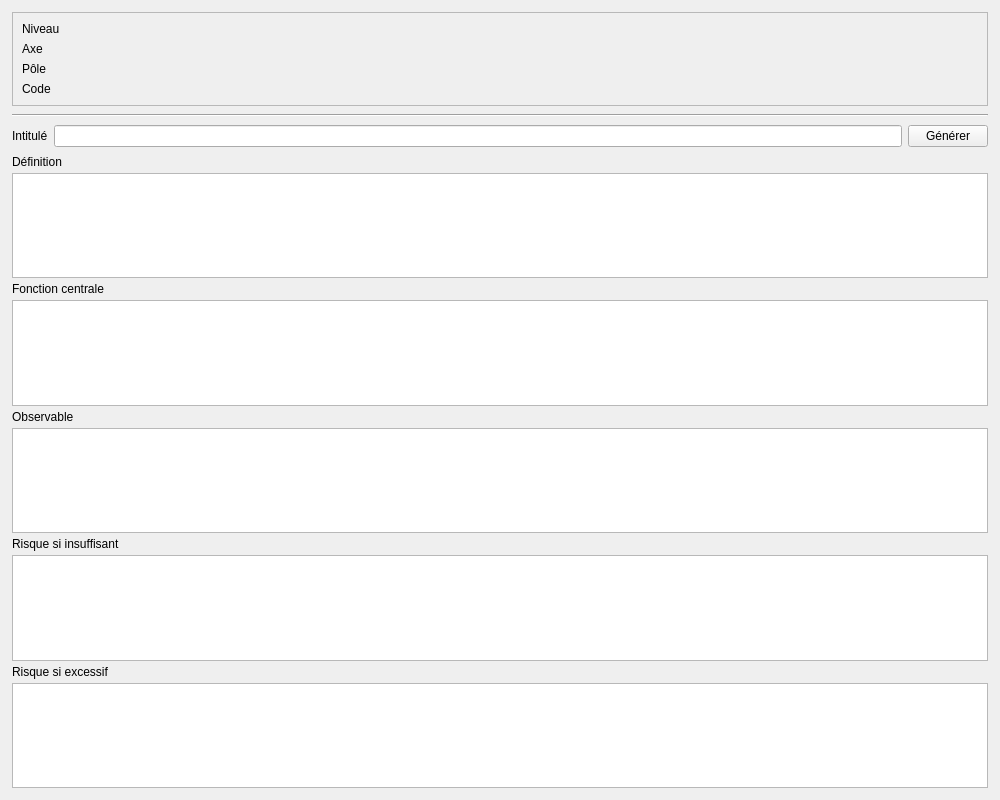
<?xml version="1.0" encoding="UTF-8"?>
<ui version="4.0">
 <class>TabFiche</class>
 <widget class="QWidget" name="TabFiche">
  <property name="geometry">
   <rect>
    <x>0</x>
    <y>0</y>
    <width>1000</width>
    <height>800</height>
   </rect>
  </property>
  <property name="sizePolicy">
   <sizepolicy hsizetype="Maximum" vsizetype="Maximum">
    <horstretch>0</horstretch>
    <verstretch>0</verstretch>
   </sizepolicy>
  </property>
  <layout class="QVBoxLayout" name="main_layout">
   <property name="leftMargin">
    <number>0</number>
   </property>
   <property name="topMargin">
    <number>0</number>
   </property>
   <property name="rightMargin">
    <number>0</number>
   </property>
   <property name="bottomMargin">
    <number>0</number>
   </property>
   <item>
    <widget class="QScrollArea" name="scroll_area">
     <property name="frameShape">
      <enum>QFrame::Shape::NoFrame</enum>
     </property>
     <property name="widgetResizable">
      <bool>true</bool>
     </property>
     <widget class="QWidget" name="scroll_contents">
      <property name="geometry">
       <rect>
        <x>0</x>
        <y>0</y>
        <width>1000</width>
        <height>800</height>
       </rect>
      </property>
      <layout class="QVBoxLayout" name="contents_layout">
       <property name="spacing">
        <number>8</number>
       </property>
       <property name="leftMargin">
        <number>12</number>
       </property>
       <property name="topMargin">
        <number>12</number>
       </property>
       <property name="rightMargin">
        <number>12</number>
       </property>
       <property name="bottomMargin">
        <number>12</number>
       </property>
       <item>
        <widget class="QFrame" name="header_frame">
         <property name="frameShape">
          <enum>QFrame::Shape::StyledPanel</enum>
         </property>
         <property name="frameShadow">
          <enum>QFrame::Shadow::Sunken</enum>
         </property>
         <layout class="QFormLayout" name="header_form">
          <item row="0" column="0">
           <widget class="QLabel" name="lbl_level_key">
            <property name="text">
             <string>Niveau</string>
            </property>
           </widget>
          </item>
          <item row="0" column="1">
           <widget class="QLabel" name="lbl_level_val">
            <property name="text">
             <string/>
            </property>
           </widget>
          </item>
          <item row="1" column="0">
           <widget class="QLabel" name="lbl_axis_key">
            <property name="text">
             <string>Axe</string>
            </property>
           </widget>
          </item>
          <item row="1" column="1">
           <widget class="QLabel" name="lbl_axis_val">
            <property name="text">
             <string/>
            </property>
           </widget>
          </item>
          <item row="2" column="0">
           <widget class="QLabel" name="lbl_pole_key">
            <property name="text">
             <string>Pôle</string>
            </property>
           </widget>
          </item>
          <item row="2" column="1">
           <widget class="QLabel" name="lbl_pole_val">
            <property name="text">
             <string/>
            </property>
           </widget>
          </item>
          <item row="3" column="0">
           <widget class="QLabel" name="lbl_code_key">
            <property name="text">
             <string>Code</string>
            </property>
           </widget>
          </item>
          <item row="3" column="1">
           <widget class="QLabel" name="lbl_code_val">
            <property name="text">
             <string/>
            </property>
           </widget>
          </item>
         </layout>
        </widget>
       </item>
       <item>
        <widget class="QFrame" name="line_separator">
         <property name="frameShape">
          <enum>QFrame::Shape::HLine</enum>
         </property>
         <property name="frameShadow">
          <enum>QFrame::Shadow::Sunken</enum>
         </property>
        </widget>
       </item>
       <item>
        <layout class="QHBoxLayout" name="label_row">
         <property name="spacing">
          <number>6</number>
         </property>
         <item>
          <widget class="QLabel" name="lbl_label_key">
           <property name="text">
            <string>Intitulé</string>
           </property>
          </widget>
         </item>
         <item>
          <widget class="QLineEdit" name="entry_label">
           <property name="placeholderText">
            <string/>
           </property>
          </widget>
         </item>
         <item>
          <widget class="QPushButton" name="btn_generer">
           <property name="toolTip">
            <string>Générer le contenu via IA</string>
           </property>
           <property name="text">
            <string>Générer</string>
           </property>
          </widget>
         </item>
        </layout>
       </item>
       <item>
        <layout class="QVBoxLayout" name="fields_layout">
         <property name="spacing">
          <number>4</number>
         </property>
         <item>
          <widget class="QLabel" name="lbl_definition_key">
           <property name="text">
            <string>Définition</string>
           </property>
          </widget>
         </item>
         <item>
          <widget class="QPlainTextEdit" name="text_definition">
           <property name="minimumSize">
            <size>
             <width>0</width>
             <height>80</height>
            </size>
           </property>
          </widget>
         </item>
         <item>
          <widget class="QLabel" name="lbl_central_function_key">
           <property name="text">
            <string>Fonction centrale</string>
           </property>
          </widget>
         </item>
         <item>
          <widget class="QPlainTextEdit" name="text_central_function">
           <property name="minimumSize">
            <size>
             <width>0</width>
             <height>80</height>
            </size>
           </property>
          </widget>
         </item>
         <item>
          <widget class="QLabel" name="lbl_observable_key">
           <property name="text">
            <string>Observable</string>
           </property>
          </widget>
         </item>
         <item>
          <widget class="QPlainTextEdit" name="text_observable">
           <property name="minimumSize">
            <size>
             <width>0</width>
             <height>80</height>
            </size>
           </property>
          </widget>
         </item>
         <item>
          <widget class="QLabel" name="lbl_risk_insufficient_key">
           <property name="text">
            <string>Risque si insuffisant</string>
           </property>
          </widget>
         </item>
         <item>
          <widget class="QPlainTextEdit" name="text_risk_insufficient">
           <property name="minimumSize">
            <size>
             <width>0</width>
             <height>80</height>
            </size>
           </property>
          </widget>
         </item>
         <item>
          <widget class="QLabel" name="lbl_risk_excessive_key">
           <property name="text">
            <string>Risque si excessif</string>
           </property>
          </widget>
         </item>
         <item>
          <widget class="QPlainTextEdit" name="text_risk_excessive">
           <property name="minimumSize">
            <size>
             <width>0</width>
             <height>80</height>
            </size>
           </property>
          </widget>
         </item>
        </layout>
       </item>
       <item>
        <spacer name="vertical_spacer">
         <property name="orientation">
          <enum>Qt::Orientation::Vertical</enum>
         </property>
         <property name="sizeHint" stdset="0">
          <size>
           <width>20</width>
           <height>40</height>
          </size>
         </property>
        </spacer>
       </item>
      </layout>
     </widget>
    </widget>
   </item>
  </layout>
 </widget>
 <resources/>
 <connections/>
</ui>
